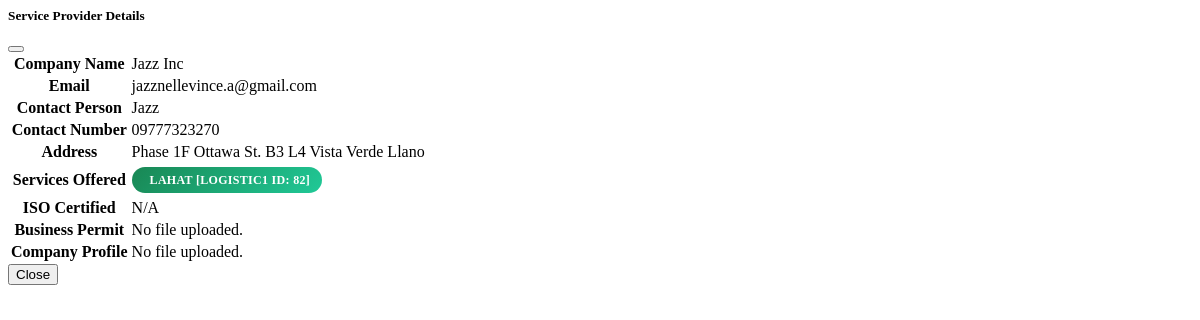
/admin/get_provider_modal.php?id=44 (signed in), run on the app's committed database.
### tables this page shows
CREATE TABLE IF NOT EXISTS `pending_service_provider` (
  `registration_id` int NOT NULL AUTO_INCREMENT,
  `company_name` varchar(255) NOT NULL,
  `email` varchar(255) NOT NULL,
  `password` varchar(255) NOT NULL,
  `account_type` int NOT NULL DEFAULT '3',
  `contact_person` varchar(255) DEFAULT NULL,
  `contact_number` varchar(50) DEFAULT NULL,
  `address` text,
  `services` text,
  `iso_certified` enum('yes','no') DEFAULT NULL,
  `business_permit` varchar(255) DEFAULT NULL,
  `company_profile` varchar(255) DEFAULT NULL,
  `date_submitted` datetime DEFAULT CURRENT_TIMESTAMP,
  `status` varchar(255) NOT NULL DEFAULT 'Pending',
  PRIMARY KEY (`registration_id`)
);

### admin/get_provider_modal.php (the view, shortened to what this page needs)
<?php
require '../connect.php';
if (isset($_GET['id'])) {
    $id = intval($_GET['id']);
    $query = "SELECT * FROM pending_service_provider WHERE registration_id = $id";
    $result = $conn->query($query);
    if ($result && $result->num_rows > 0) {
        $row = $result->fetch_assoc();
    } else {
        echo "<div class='modal-body'><div class='alert alert-danger'>Provider not found.</div></div>";
        exit;
    }
} else {
    echo "<div class='modal-body'><div class='alert alert-warning'>No ID provided.</div></div>";
    exit;
}
?>
<div class="modal-header bg-info text-black">
  <h5 class="modal-title">Service Provider Details</h5>
  <button type="button" class="btn-close" data-bs-dismiss="modal"></button>
</div>
<div class="modal-body">
  <table class="table table-bordered">
    <tr><th>Company Name</th><td><?= htmlspecialchars($row['company_name'] ?? '') ?></td></tr>
    <tr><th>Email</th><td><?= htmlspecialchars($row['email'] ?? '') ?></td></tr>
    <tr><th>Contact Person</th><td><?= htmlspecialchars($row['contact_person'] ?? '') ?></td></tr>
    <tr><th>Contact Number</th><td><?= htmlspecialchars($row['contact_number'] ?? '') ?></td></tr>
    <tr><th>Address</th><td><?= htmlspecialchars($row['address'] ?? '') ?></td></tr>
    <tr><th>Services Offered</th><td>
      <?php
        $sv = $row['services'] ?? '';
        $services = array_filter(array_map('trim', preg_split('/[,&]|\n|\r/',$sv)));
        foreach ($services as $svc) {
          $label = strtoupper($svc);
          $cls = 'service-badge ';
          if ($label === 'LAND') $cls .= 'service-land';
          elseif ($label === 'AIR') $cls .= 'service-air';
          elseif ($label === 'SEA') $cls .= 'service-sea';
          else $cls .= 'service-land';
          echo '<span class="'.$cls.'"><i class="fas fa-cog"></i>'.htmlspecialchars($label).'</span>';
        }
      ?>
    </td></tr>
    <tr><th>ISO Certified</th><td><?= htmlspecialchars($row['iso_certified'] ?? 'N/A') ?></td></tr>
    <tr>
  <th>Business Permit</th>
  <td>
    <?php
      $permit = $row['business_permit'] ?? '';
      if (!empty($permit)) {
        $ext = pathinfo($permit, PATHINFO_EXTENSION);
        if (in_array(strtolower($ext), ['jpg', 'jpeg', 'png'])) {
          echo "<img src='uploads/$permit' style='max-width:100%; height:auto; display:block; margin:auto;'>";
        } elseif ($ext === 'pdf') {
          echo "<embed src='uploads/$permit' type='application/pdf' width='100%' height='600' style='display:block;'>";
        } else {
          echo "No valid file.";
        }
      } else {
        echo "No file uploaded.";
      }
    ?>
  </td>
</tr>
<tr>
  <th>Company Profile</th>
  <td>
    <?php
      $profile = $row['company_profile'] ?? '';
      if (!empty($profile)) {
        $ext = pathinfo($profile, PATHINFO_EXTENSION);
        if (in_array(strtolower($ext), ['jpg', 'jpeg', 'png'])) {
          echo "<img src='uploads/$profile' style='max-width:100%; height:auto; display:block; margin:auto;'>";
        } elseif ($ext === 'pdf') {
          echo "<embed src='uploads/$profile' type='application/pdf' width='100%' height='600' style='display:block;'>";
        } else {
          echo "No valid file.";
        }
      } else {
        echo "No file uploaded.";
      }
    ?>
  </td>
</tr>
  </table>
</div>
<div class="modal-footer">
  <button type="button" class="btn btn-secondary" data-bs-dismiss="modal">Close</button>
</div>

### admin/get_provider_modal.php (style rules this page uses)
.service-badge { display:inline-flex;align-items:center;gap:6px;padding:0.35rem 0.75rem;border-radius:999px;font-size:0.75rem;font-weight:600;letter-spacing:0.3px;margin:2px 4px 2px 0 }
.service-land { background:linear-gradient(135deg,#198754,#20c997);color:#fff }

### data on the page
pending_service_provider: company_name "Jazz Inc", email "jazznellevince.a@gmail.com", contact_person "Jazz", contact_number "09777323270", address "Phase 1F Ottawa St. B3 L4 Vista Verde Llano", services "LAHAT [LOGISTIC1 ID: 82]", iso_certified "N/A"
